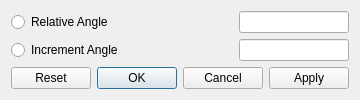
<?xml version="1.0" encoding="UTF-8"?>
<ui version="4.0">
 <class>RawDataRiverPathPointRotateDialog</class>
 <widget class="QDialog" name="RawDataRiverPathPointRotateDialog">
  <property name="geometry">
   <rect>
    <x>0</x>
    <y>0</y>
    <width>353</width>
    <height>95</height>
   </rect>
  </property>
  <property name="windowTitle">
   <string>Rotate Traversal Line</string>
  </property>
  <layout class="QVBoxLayout" name="verticalLayout">
   <item>
    <layout class="QGridLayout" name="gridLayout">
     <item row="0" column="0">
      <widget class="QRadioButton" name="relativeRadioButton">
       <property name="text">
        <string>Relative Angle</string>
       </property>
      </widget>
     </item>
     <item row="0" column="1">
      <spacer name="horizontalSpacer">
       <property name="orientation">
        <enum>Qt::Horizontal</enum>
       </property>
       <property name="sizeHint" stdset="0">
        <size>
         <width>40</width>
         <height>20</height>
        </size>
       </property>
      </spacer>
     </item>
     <item row="0" column="2">
      <widget class="RealNumberEditWidget" name="relativeEdit"/>
     </item>
     <item row="1" column="0">
      <widget class="QRadioButton" name="incrementRadioButton">
       <property name="text">
        <string>Increment Angle</string>
       </property>
      </widget>
     </item>
     <item row="1" column="1">
      <spacer name="horizontalSpacer_2">
       <property name="orientation">
        <enum>Qt::Horizontal</enum>
       </property>
       <property name="sizeHint" stdset="0">
        <size>
         <width>40</width>
         <height>20</height>
        </size>
       </property>
      </spacer>
     </item>
     <item row="1" column="2">
      <widget class="RealNumberEditWidget" name="incrementEdit"/>
     </item>
    </layout>
   </item>
   <item>
    <widget class="QDialogButtonBox" name="buttonBox">
     <property name="orientation">
      <enum>Qt::Horizontal</enum>
     </property>
     <property name="standardButtons">
      <set>QDialogButtonBox::Apply|QDialogButtonBox::Cancel|QDialogButtonBox::Ok|QDialogButtonBox::Reset</set>
     </property>
    </widget>
   </item>
  </layout>
 </widget>
 <customwidgets>
  <customwidget>
   <class>RealNumberEditWidget</class>
   <extends>QLineEdit</extends>
   <header>guibase/realnumbereditwidget.h</header>
  </customwidget>
 </customwidgets>
 <resources/>
 <connections>
  <connection>
   <sender>buttonBox</sender>
   <signal>accepted()</signal>
   <receiver>RawDataRiverPathPointRotateDialog</receiver>
   <slot>accept()</slot>
   <hints>
    <hint type="sourcelabel">
     <x>257</x>
     <y>85</y>
    </hint>
    <hint type="destinationlabel">
     <x>157</x>
     <y>274</y>
    </hint>
   </hints>
  </connection>
  <connection>
   <sender>buttonBox</sender>
   <signal>rejected()</signal>
   <receiver>RawDataRiverPathPointRotateDialog</receiver>
   <slot>reject()</slot>
   <hints>
    <hint type="sourcelabel">
     <x>325</x>
     <y>85</y>
    </hint>
    <hint type="destinationlabel">
     <x>286</x>
     <y>274</y>
    </hint>
   </hints>
  </connection>
  <connection>
   <sender>relativeRadioButton</sender>
   <signal>toggled(bool)</signal>
   <receiver>relativeEdit</receiver>
   <slot>setEnabled(bool)</slot>
   <hints>
    <hint type="sourcelabel">
     <x>77</x>
     <y>20</y>
    </hint>
    <hint type="destinationlabel">
     <x>253</x>
     <y>20</y>
    </hint>
   </hints>
  </connection>
  <connection>
   <sender>incrementRadioButton</sender>
   <signal>toggled(bool)</signal>
   <receiver>incrementEdit</receiver>
   <slot>setEnabled(bool)</slot>
   <hints>
    <hint type="sourcelabel">
     <x>55</x>
     <y>43</y>
    </hint>
    <hint type="destinationlabel">
     <x>232</x>
     <y>47</y>
    </hint>
   </hints>
  </connection>
 </connections>
</ui>
